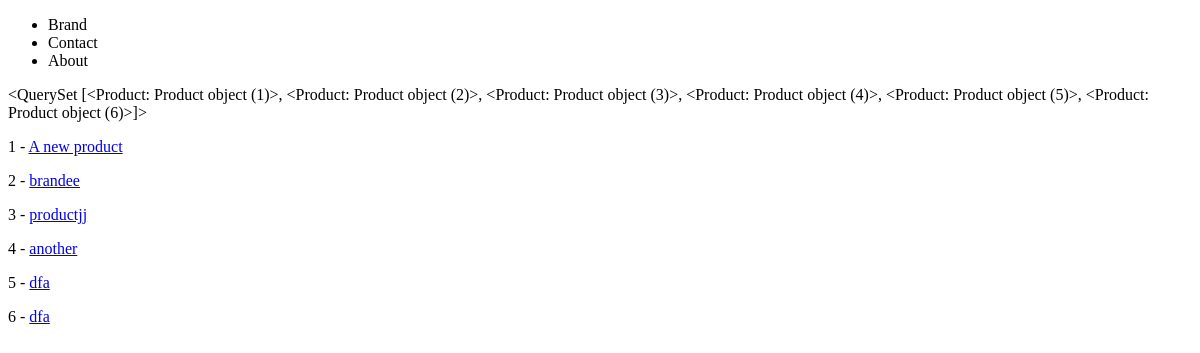
/products/list/, run on an earlier commit of the app's database.
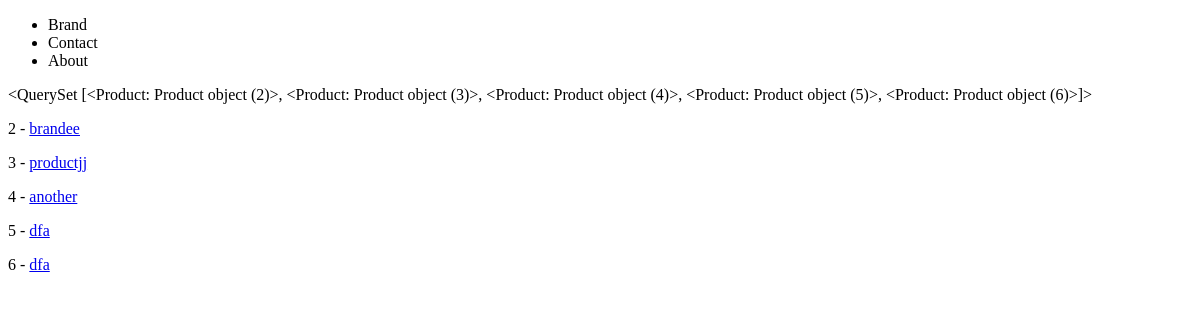
And on a later commit of the database.
### products/models.py (models this page shows)
class Product(models.Model):
    title       = models.TextField()
    description = models.TextField()
    price       = models.TextField()
    summary     = models.TextField(default = 'hello world')
    def get_absolute_url(self):
        return reverse("products:product-detail", kwargs={"my_id": self.id})   #f"/products/{self.id}/"

### products/views.py (the view)
# urls.py: path('list/', product_list_view, name='product-list'),
def product_list_view(request):
    queryset = Product.objects.all()
    context = {
        "object_list": queryset
    }
    return render(request, "products/product_list.html", context)

### products/templates/products/product_list.html
{% extends 'base.html' %}
{% block content %}
{{ object_list }}
{% for instance in object_list %}
    <p>{{ instance.id }} - <a href='{{ instance.get_absolute_url }}'>{{ instance.title }}</a></p>
{% endfor %}
{% endblock %}

What changed in the data, as far as the page shows it:
removed Product: id "<QuerySet [<Product: Product object (1)>, <Product: Product object (2)>, <Product: Product object (3)>, <Product: Product object (4)>, <Product: Product object (5)>, <Product: Product object (6)>]>", id "1", title "A new product"
Also different on the page:
{{ object_list }}: "<QuerySet [<Product: Product object (1)>, <Product: Product object (2)>, <Product: Product object…" → "<QuerySet [<Product: Product object (2)>, <Product: Product object…"
